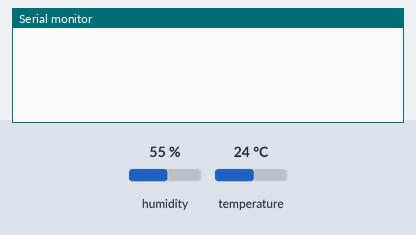
Bench run of a sketch on a simulated ESP8266 (Wemos D1 mini). Shown: the last lines printed to the serial monitor. The inputs (shaded band) are chosen by the test bench; at power-on: humidity 55 %, temperature 24 °C.

Above: at 3.1 s.
3.2 s: humidity set to 22 %
At 8.0 s:
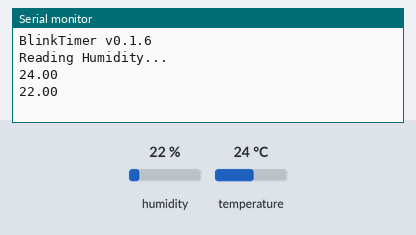
8.4 s: temperature set to 12 °C
9.9 s: humidity set to 40 %
At 13.0 s:
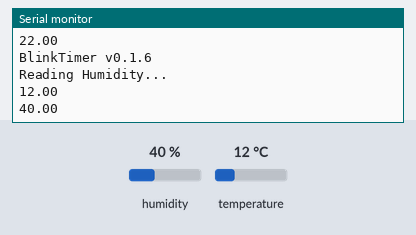
Timing chart, 0 to 14.5 s (numbered marks = the images above; inputs shaded):
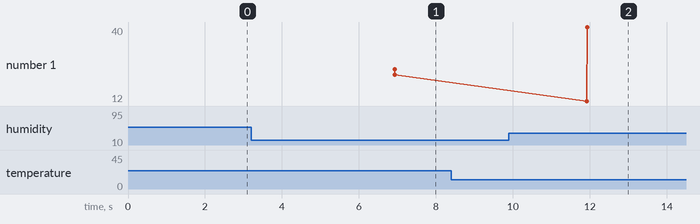

Measured:
- after the input at 3.2 s, the serial monitor: prints a new line after 3.7 s (image 1)
- after the input at 9.9 s, the serial monitor: prints a new line after 2.0 s (image 2)
- plotted number 1: 22 → 40 after the input at 9.9 s

The sketch:

Edgent_ESP8266_0_1_6.ino
```cpp
/* Fill in information from your Blynk Template here */
/* Read more: https://bit.ly/BlynkInject */
#define BLYNK_TEMPLATE_ID "TMPL2X9ejTS6V"
#define BLYNK_TEMPLATE_NAME "Demonstração Principal"
// #define BLYNK_AUTH_TOKEN "COojb25_fI1_SueTDL0R_SHdC8LAk86K"

#define BLYNK_FIRMWARE_VERSION "0.1.6"
#define BLYNK_PRINT Serial

#define APP_DEBUG

// Uncomment your board, or configure a custom board in Settings.h
#define USE_NODE_MCU_BOARD

#include <DHT.h>

#include "BlynkEdgent.h"

/*
uint32_t  staticIP;
uint32_t  staticMask;
uint32_t  staticGW;
uint32_t  staticDNS;
uint32_t  staticDNS2;
*/

BlynkTimer timer;

// DHT11 Sensor
DHT dht_sensor(D2, DHT11);

void ReadLocalTempUmidity() {
  float temp = dht_sensor.readTemperature();
  Serial.println("Reading Humidity...");
  float humi = dht_sensor.readHumidity();

  if (!isnan(temp)) {
    Serial.println(temp);
  }

  if (!isnan(humi)) {
    Serial.println(humi);
  }
}

void BlinkTimer() {
  Serial.println("BlinkTimer v0.1.6");
  ReadLocalTempUmidity();
}

void setup()
{
  Serial.begin(74880);
  delay(100);

  BlynkEdgent.begin();
  timer.setInterval(5000L, BlinkTimer);  // 1 Minuto
}

void loop() {
  BlynkEdgent.run();
  timer.run();
}
```
